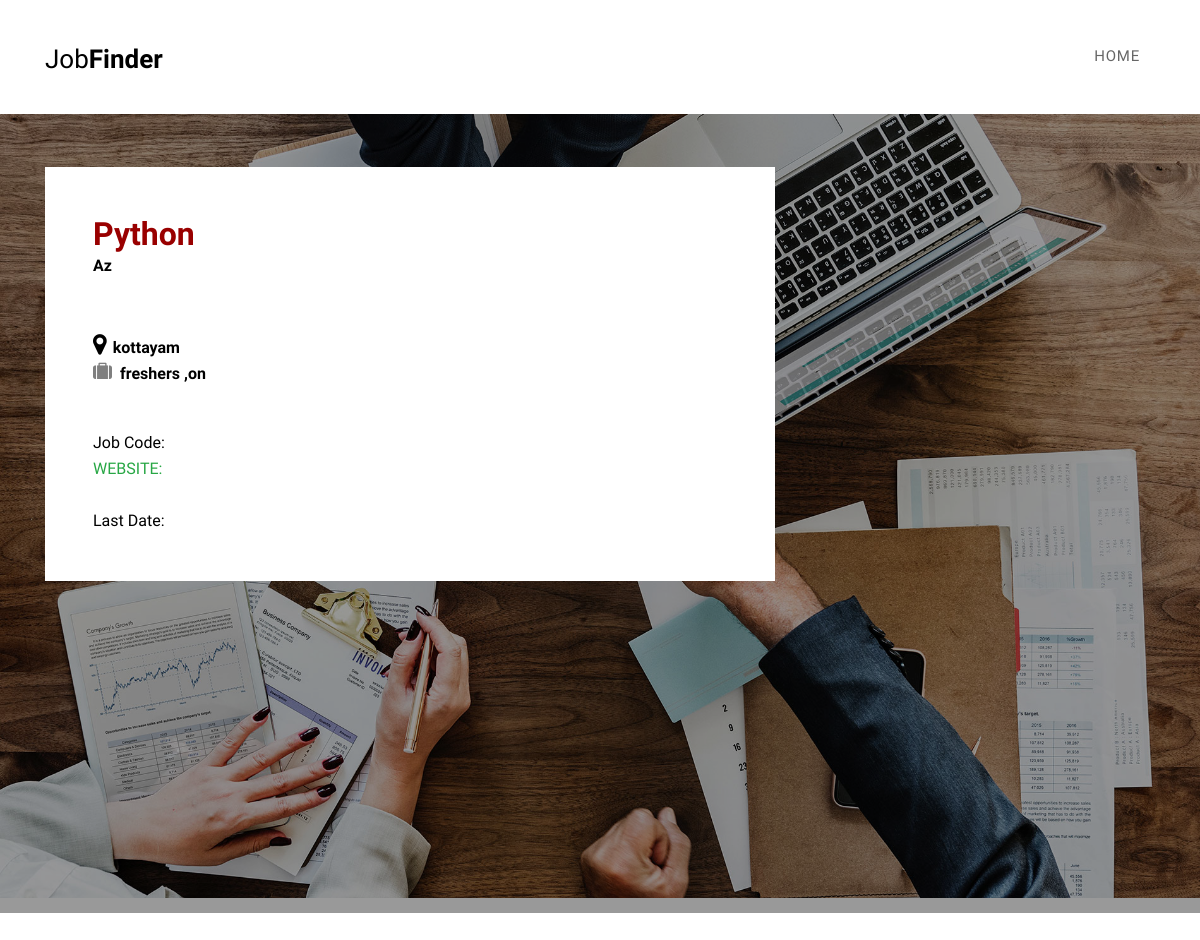
The page /see.php?id=1 on the database as committed earlier.
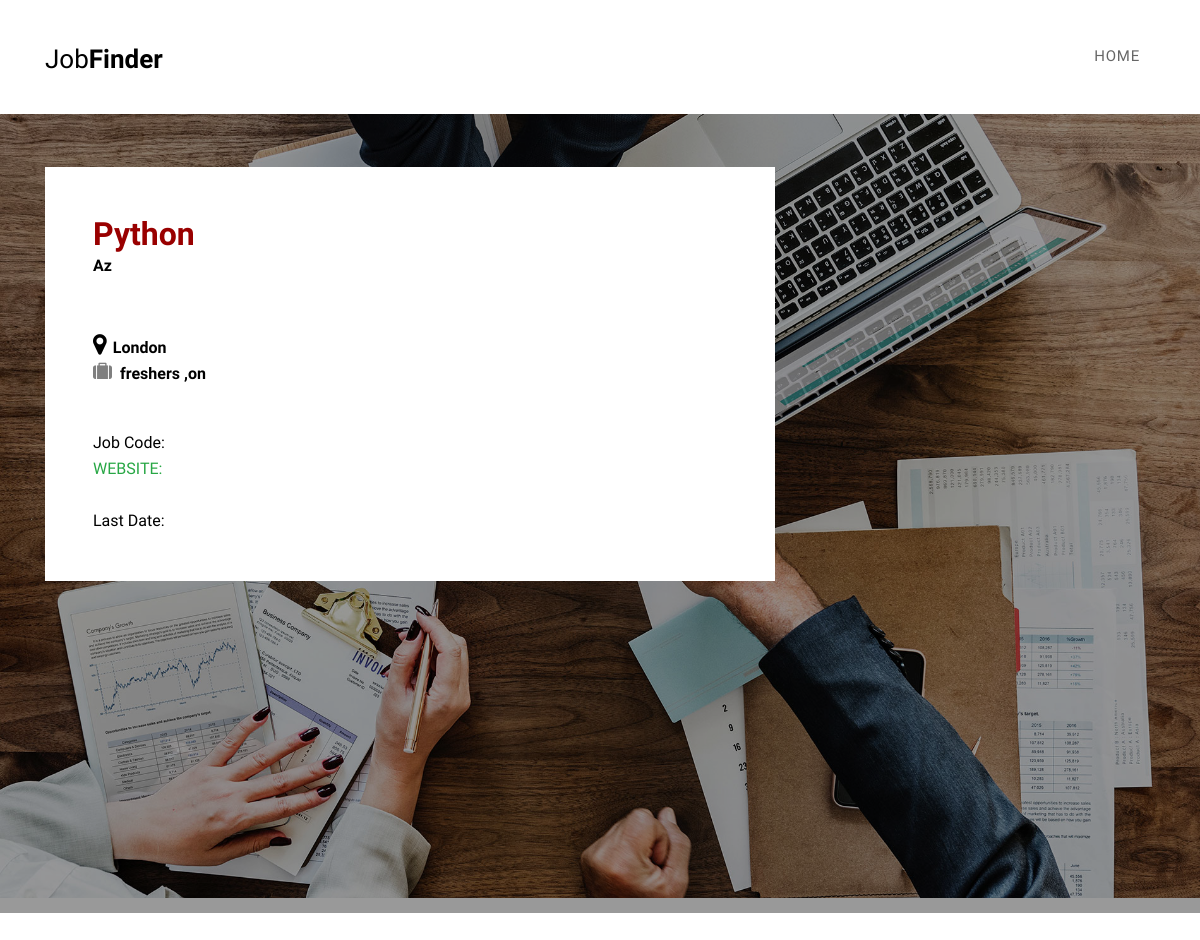
The same page on the database as committed later.
### tables this page shows
CREATE TABLE `postjob` (
  `id` int(100) NOT NULL,
  `jobcode` varchar(100) NOT NULL,
  `title` varchar(100) NOT NULL,
  `comp` varchar(123) NOT NULL,
  `type` varchar(123) NOT NULL,
  `loc` varchar(567) NOT NULL,
  `des` varchar(1000) NOT NULL,
  `exp` varchar(100) NOT NULL,
  `website` varchar(100) NOT NULL,
  `date` varchar(100) NOT NULL,
  `ldate` varchar(100) NOT NULL
);

### connection.php (called while the page is built, shortened)
<?php
class connection
{
    var $con, $res;
    function getconnect()
    {
        $this->con = mysqli_connect("localhost", "admin", "admin");
        mysqli_select_db($this->con, "jobportal");
    }
    function execute($q)
    {
        $this->res = mysqli_query($this->con, $q);
        return $this->res;
    }
}
?>

### see.php (the view, shortened to what this page needs)
<!DOCTYPE html>
<html lang="en">
  <head>
<link rel="stylesheet" href="https://cdnjs.cloudflare.com/ajax/libs/font-awesome/4.7.0/css/font-awesome.min.css">
    <link rel="stylesheet" href="fonts/icomoon/style.css">
    <link rel="stylesheet" href="css/bootstrap.min.css">
    <link rel="stylesheet" href="css/magnific-popup.css">
    <link rel="stylesheet" href="css/jquery-ui.css">
    <link rel="stylesheet" href="css/owl.carousel.min.css">
    <link rel="stylesheet" href="css/owl.theme.default.min.css">
    <link rel="stylesheet" href="css/bootstrap-datepicker.css">
    <link rel="stylesheet" href="css/animate.css">
    <link rel="stylesheet" href="https://cdn.jsdelivr.net/npm/mediaelement@4.2.7/build/mediaelementplayer.min.css">
    <link rel="stylesheet" href="fonts/flaticon/font/flaticon.css">
    <link rel="stylesheet" href="css/aos.css">
    <link rel="stylesheet" href="css/style.css">
  </head>
  <body>
  <div class="site-wrap">
    <div class="site-navbar-wrap js-site-navbar bg-white">
      <div class="container">
        <div class="site-navbar bg-light">
          <div class="py-1">
            <div class="row align-items-center">
              <div class="col-2">
                <h2 class="mb-0 site-logo"><a href="home.php">Job<strong class="font-weight-bold">Finder</strong> </a></h2>
              </div>
              <div class="col-10">
                <nav class="site-navigation text-right" role="navigation">
                  <div class="container">
					 <ul class="site-menu js-clone-nav d-none d-lg-block">
                      <li><a href="home.php">Home</a></li>
                  </div>
                </nav>
              </div>
            </div>
          </div>
        </div>
      </div>
    </div>
    <div style="height: 113px;"></div>
    <div class="site-blocks-cover overlay" style="background-image: url('images/hero_1.jpg');" data-aos="fade" data-stellar-background-ratio="0.5"><br>
      <div class="container">
        <div class="row">
          <div class="col-md-12 col-lg-8 mb-5">
          <br>
            <div class="p-5 bg-white">
			   <?php
			   include("connection.php");
						$obj=new connection();
				 $id=$_GET['id'];
$x1="select * from postjob where id='$id'";
$x2=$obj->execute($x1);
while($x3=mysqli_fetch_array($x2))
{
			   ?>
			   <form name="f" action="appjob.php" method="post">
              <div><input type="hidden" name="id" value="<?php echo $iid;?>" >
                <h2 class="mb-0" style="color: #990000;text-transform: capitalize;"> <b><?php echo $x3['title'];?></b></h2>
				 <p class="mb-0" style="color: #000000;text-transform: capitalize;"> <b> <?php echo $x3['comp'];  ?></b></p>
<br>
                <div>
<br>
                  <p class="mb-0" style="color:#000000"><span class="fa fa-map-marker" style="font-size:24px">&nbsp;</span><b><?php echo $x3['loc'];?></b></span><br></p>
                      <div class="mr-3"><span class="icon-suitcase mr-1" style="font-size:19px"&nbsp;></span><b style="color:#000000">&nbsp;<?php echo $x3['exp'];?> ,<?php echo $x3['type'];?></b><br><br>
<p class="mb-0" style="text-transform: capitalize;color: #000000">Job code:&nbsp;<b><?php echo $x3['jobcode'];?></b></p>
               <a href="http://<?php echo $x3['website'];?>" >WEBSITE:&nbsp;<b><?php echo $x3['website'];?></b></a><br><br>
<p class="mb-0" style="text-transform: capitalize;color: #000000">Last date:&nbsp;<b><?php echo $x3['ldate'];?></b></p>
   <?php } ?>
            </div>
          </div>
</form>
          </div>
        </div>
      </div>
    </div>
  </div>
  </body>
</html>

### css/style.css (style rules this page uses)
body { line-height: 1.7; color: rgba(0, 0, 0, 0.5); font-weight: 400; font-size: 1rem; font-family: "Roboto Mono", SFMono-Regular, Menlo, Monaco, Consolas, "Liberation Mono", "Courier New", monospace; font-family: "Work Sans", -apple-system, BlinkMacSystemFont, "Segoe UI", Roboto, "Helvetica Neue", Arial, sans-serif, "Apple Color Emoji", "Segoe UI Emoji", "Segoe UI Symbol", "Noto Color Emoji"; }
h1, h2, h3, h4, h5, .h1, .h2, .h3, .h4, .h5 { color: #000; }
a { -webkit-transition: .3s all ease; -o-transition: .3s all ease; transition: .3s all ease; }
.site-wrap:before { -webkit-transition: .3s all ease-in-out; -o-transition: .3s all ease-in-out; transition: .3s all ease-in-out; background: rgba(0, 0, 0, 0.6); content: ""; position: absolute; z-index: 2000; top: 0; left: 0; right: 0; bottom: 0; opacity: 0; visibility: hidden; }
.site-navbar-wrap { background: #fff !important; position: fixed; z-index: 99; width: 100%; padding: 20px 0; margin-bottom: 113px; left: 0; -webkit-transition: .3s all ease; -o-transition: .3s all ease; transition: .3s all ease; }
.site-navbar-top, .site-navbar { border-bottom: 1px solid rgba(0, 0, 0, 0.1); }
.site-navbar { margin-bottom: 0px; width: 100%; border-bottom: none; background: #fff !important; }
.site-navbar .site-logo { font-weight: 200; }
.site-navbar .site-logo a { font-weight: 200; font-size: 26px; color: #000; }
.site-navbar .site-navigation .site-menu { margin-bottom: 0; }
.site-navbar .site-navigation .site-menu a { text-decoration: none !important; font-size: 15px; display: inline-block; }
.site-navbar .site-navigation .site-menu > li { display: inline-block; padding: 10px 5px; }
.site-navbar .site-navigation .site-menu > li > a { padding: 10px 10px; text-transform: uppercase; letter-spacing: .05em; color: rgba(0, 0, 0, 0.6); font-size: 15px; text-decoration: none !important; }
.site-navbar .site-navigation .site-menu > li:last-child { padding-right: 0; }
.site-navbar .site-navigation .site-menu > li:last-child > a { padding-right: 0; }
.site-mobile-menu .site-nav-wrap { padding: 0; margin: 0; list-style: none; position: relative; }
.site-mobile-menu .site-nav-wrap a { padding: 10px 20px; display: block; position: relative; color: #212529; }
.site-mobile-menu .site-nav-wrap li { position: relative; display: block; }
.site-mobile-menu .site-nav-wrap > li { display: block; position: relative; float: left; width: 100%; }
.site-mobile-menu .site-nav-wrap > li > a { padding-left: 20px; font-size: 20px; }
.site-blocks-cover { background-size: cover; background-repeat: no-repeat; background-position: center center; }
.site-blocks-cover.overlay { position: relative; }
.site-blocks-cover.overlay:before { position: absolute; content: ""; left: 0; bottom: 0; right: 0; top: 0; background: rgba(0, 0, 0, 0.4); }
.site-blocks-cover, .site-blocks-cover > .container > .row { min-height: 600px; height: calc(100vh); }
.site-blocks-cover p { color: rgba(255, 255, 255, 0.7); line-height: 1.5; }

### see.php (style rules this page uses)
p { color:#000000; }

Rows that differ between the two databases and show on the page:
changed postjob "Python": loc "kottayam" → "London"
